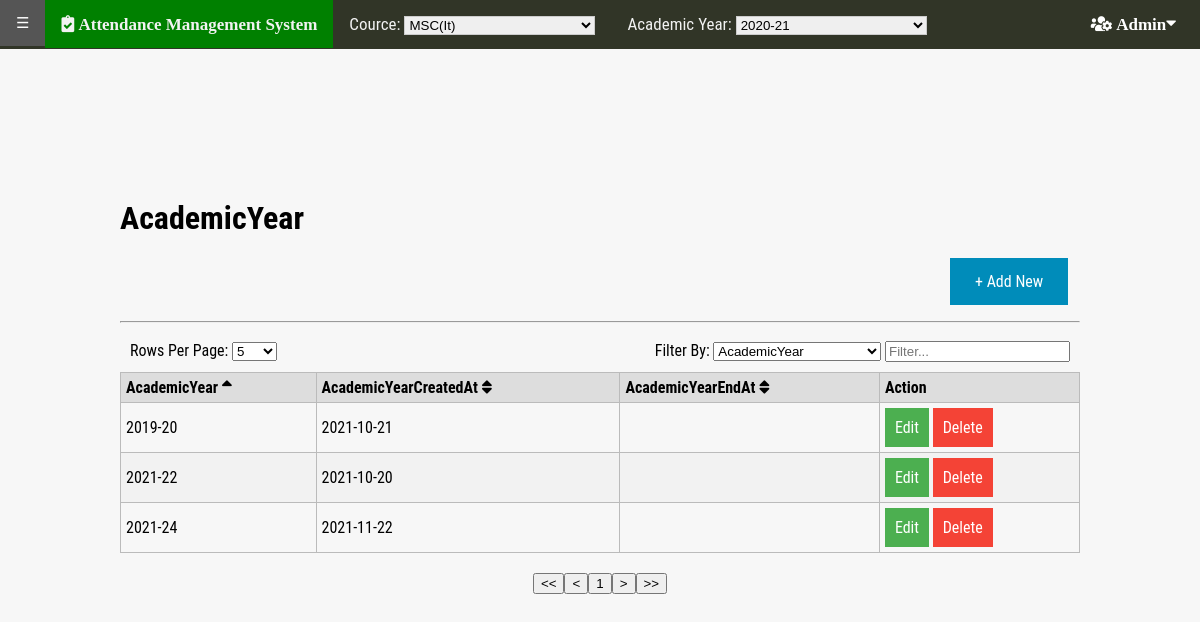
/Attendance/admin/academicyear.php (signed in), run on the app's committed database.
### tables this page shows
CREATE TABLE `tbl_academicyear` (
  `AcademicYearID` int(11) NOT NULL,
  `AcademicYear` varchar(7) NOT NULL,
  `AcademicYearCreatedAt` date NOT NULL,
  `AcademicYearEndAt` date DEFAULT NULL
);

### Attendance/config.php (called while the page is built, shortened)
<?php
    class Database
    {
        public function connection()
        {
            $this->hostname="localhost";
            $this->username="urvish";
            $this->password="urvish";
            $this->database="attendance";
            $con=new mysqli($this->hostname,$this->username,$this->password,$this->database);
            if($con->connect_error)
            {
                return die("<br> Error:".$con->connect_error);
            }
            else
            {
                return  $con;
            }
        }
    }
?>

### Attendance/database/user.php (called while the page is built, shortened)
<?php
    include __DIR__.'/../config.php';
    class User extends Database
    {
        public function checkUserExistanceForAllPage($username,$password,$usertype)
	    {
            $q="select * from tbl_user where Username='$username' and Password='$password' and Usertype='$usertype' and UserDeletedAt IS NULL and UserStatus='1'";
            return $this->connection()->query($q);
        }
        public function encrypt($plainText)
        {
            $ciphering="AES-128-CTR";
            $option=0;
            $encryption_iv='1234567890123456';
            $encryption_key="hello";
            return openssl_encrypt($plainText,$ciphering,$encryption_key,$option,$encryption_iv);
        }
    }
?>

### Attendance/admin/academicyear.php (the view, shortened to what this page needs)
<?php
	include __DIR__.'/../database/user.php';
	$user=new User();
	$con=$user->connection();
	$rows=$user->checkUserExistanceForAllPage($_SESSION["username"],$_SESSION["password"],$_SESSION["usertype"]);
	if($rows->num_rows>0)
	{
	  	include 'header.php';
	}
	else
	{
	  echo "result 0";
	  header("location:/Attendance/index.php");
	}
?>
<!doctype html>
<html>
<head>
	<link href="https://www.jqueryscript.net/css/jquerysctipttop.css" rel="stylesheet" type="text/css">
	<link rel="stylesheet" href="https://maxcdn.bootstrapcdn.com/font-awesome/4.7.0/css/font-awesome.min.css">
</head>
<body>
	<div class="container">
		<header>
			<p>
			<h1>AcademicYear</h1>
			<a href="addacademicyear.php"> + Add New</a>
			</p>
			<hr>
		</header>
		<table class="tablemanager">
		<?php
		$q="select * from tbl_academicyear";
        $result=$con->query($q);
        if($result->num_rows > 0)
        {
			echo "<thead>
					<tr>
                    	<th>"."AcademicYear"."</th>
                    	<th>"."AcademicYearCreatedAt"."</th>
                    	<th>"."AcademicYearEndAt"."</th>
                    	<th>"."Action"."</th>
                    </tr>
					</thead>"
            	;
			echo "<tbody>";
            foreach($result as $row)
            {
				echo "<tr>".
                        "<td>".$row['AcademicYear']."</td>".
                        "<td>".$row['AcademicYearCreatedAt']."</td>".
                        "<td>".$row['AcademicYearEndAt']."</td>".
                        "<td>"."<a href=\"editacademicyear.php?AcademicYearID=".$user->encrypt($row['AcademicYearID'])."\" class=\"button\" style=\"background-color: #4CAF50;padding:10px;margin:0px;\">Edit</a> <a href=\"deleteacademicyear.php?AcademicYearID=".$row['AcademicYearID']."\" class=\"button\" style=\"background-color: #f44336; padding:10px; margin:0px; \">Delete</a> "."</td>".
                     "</tr>";
            }
			echo "</tbody>";
        }
        else
        {
            echo "<br> result 0";
        }?>
		</table>
	</div>
</body>
</html>

### Attendance/admin/academicyear.php (style rules this page uses)
body { font-family: "Roboto Condensed", Helvetica, sans-serif; background-color: #f7f7f7; }
.container { margin: 150px auto; max-width: 960px; }
a { text-decoration: none; }
table { width: 100%; border-collapse: collapse; margin-top: 20px; margin-bottom: 20px; }
table, th, td { border: 1px solid #bbb; text-align: left; }
th { background-color: #ddd; }
th, td { padding: 5px; }
.tablemanager th.sorterHeader { cursor: pointer; }
.tablemanager th.sorterHeader:after { content: " \f0dc"; font-family: "FontAwesome"; }
.tablemanager th.sortingAsc:after { content: " \f0de"; font-family: "FontAwesome"; }
header a:link,header a:visited { background-color: #008CBA; color: white; padding: 14px 25px; text-align: center; text-decoration: none; display: inline-block; margin-left: 830px; }
.button { border: none; color: white; text-align: center; text-decoration: none; display: inline-block; font-size: 16px; margin: 4px 32px; cursor: pointer; }

### data on the page
tbl_academicyear: AcademicYear "2019-20", AcademicYearCreatedAt "2021-10-21"
tbl_academicyear: AcademicYear "2021-22", AcademicYearCreatedAt "2021-10-20"
tbl_academicyear: AcademicYear "2021-24", AcademicYearCreatedAt "2021-11-22"
